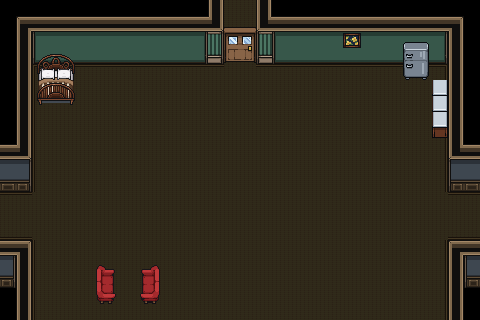

Tiled map render using the project's own tile images. Description and the whole map definition, tile-layer contents included, below:
An orthogonal 30x20 tile map with 16x16 px tiles, 3 tile layers (sol, mures, Objets).

<map version="1.10" tiledversion="1.12.2" orientation="orthogonal" renderorder="right-down" width="30" height="20" tilewidth="16" tileheight="16" infinite="0" nextlayerid="8" nextobjectid="1">
 <tileset firstgid="1" source="jeudetuie.tsx" />
 <layer id="6" name="sol" width="30" height="20">
  <data encoding="csv">
0,0,0,0,0,0,0,0,0,0,0,0,0,0,730,730,0,0,0,0,0,0,0,0,0,0,0,0,0,0,
0,0,0,0,0,0,0,0,0,0,0,0,0,0,730,730,0,0,0,0,0,0,0,0,0,0,0,0,0,0,
0,0,0,0,0,0,0,0,0,0,0,0,0,0,730,730,0,0,0,0,0,0,0,0,0,0,0,0,0,0,
0,0,0,0,0,0,0,0,0,0,0,0,0,0,730,730,0,0,0,0,0,0,0,0,0,0,0,0,0,0,
0,0,676,677,677,677,677,677,677,677,677,677,677,677,730,730,677,677,677,677,677,677,677,677,677,677,677,678,0,0,
0,0,729,730,730,730,730,730,730,730,730,730,730,730,730,730,730,730,730,730,730,730,730,730,730,730,730,731,0,0,
0,0,729,730,730,730,730,730,730,730,730,730,730,730,730,730,730,730,730,730,730,730,730,730,730,730,730,731,0,0,
0,0,729,730,730,730,730,730,730,730,730,730,730,730,730,730,730,730,730,730,730,730,730,730,730,730,730,731,0,0,
0,0,729,730,730,730,730,730,730,730,730,730,730,730,730,730,730,730,730,730,730,730,730,730,730,730,730,731,0,0,
0,0,729,730,730,730,730,730,730,730,730,730,730,730,730,730,730,730,730,730,730,730,730,730,730,730,730,731,0,0,
0,0,729,730,730,730,730,730,730,730,730,730,730,730,730,730,730,730,730,730,730,730,730,730,730,730,730,731,0,0,
0,784,729,730,730,730,730,730,730,730,730,730,730,730,730,730,730,730,730,730,730,730,730,730,730,730,730,731,0,0,
677,677,730,730,730,730,730,730,730,730,730,730,730,730,730,730,730,730,730,730,730,730,730,730,730,730,730,730,677,677,
730,730,730,730,730,730,730,730,730,730,730,730,730,730,730,730,730,730,730,730,730,730,730,730,730,730,730,730,730,730,
783,783,730,730,730,730,730,730,730,730,730,730,730,730,730,730,730,730,730,730,730,730,730,730,730,730,730,730,783,783,
0,0,729,730,730,730,730,730,730,730,730,730,730,730,730,730,730,730,730,730,730,730,730,730,730,730,730,731,0,0,
0,0,729,730,730,730,730,730,730,730,730,730,730,730,730,730,730,730,730,730,730,730,730,730,730,730,730,731,0,0,
0,0,729,730,730,730,730,730,730,730,730,730,730,730,730,730,730,730,730,730,730,730,730,730,730,730,730,731,0,0,
0,0,729,730,730,730,730,730,730,730,730,730,730,730,730,730,730,730,730,730,730,730,730,730,730,730,730,731,730,0,
0,0,729,730,730,730,730,730,730,730,730,730,730,730,730,730,730,730,730,730,730,730,730,730,730,730,730,731,0,0
</data>
 </layer>
 <layer id="5" name="mures" width="30" height="20">
  <data encoding="csv">
0,0,0,0,0,0,0,0,0,0,0,0,0,303,0,0,303,0,0,0,0,0,0,0,0,0,0,0,0,0,
0,251,465,465,465,465,465,465,465,465,465,465,465,305,87,88,304,465,465,465,465,465,465,465,465,465,465,465,252,0,
0,303,517,518,518,518,518,518,518,518,518,518,520,139,140,141,142,517,518,518,518,518,518,518,518,518,518,520,303,0,
0,303,570,571,571,571,571,571,571,571,571,571,573,192,193,194,195,570,571,571,571,571,571,571,571,571,571,573,303,0,
0,303,0,0,0,0,0,0,0,0,0,0,0,0,0,0,0,0,0,0,0,0,0,0,0,0,0,0,303,0,
0,303,0,0,0,0,0,0,0,0,0,0,0,0,0,0,0,0,0,0,0,0,0,0,0,0,0,0,303,0,
0,303,0,0,0,0,0,0,0,0,0,0,0,0,0,0,0,0,0,0,0,0,0,0,0,0,0,0,303,0,
0,303,0,0,0,0,0,0,0,0,0,0,0,0,0,0,0,0,0,0,0,0,0,0,0,0,0,0,303,0,
0,303,0,0,0,0,0,0,0,0,0,0,0,0,0,0,0,0,0,0,0,0,0,0,0,0,0,0,303,0,
465,305,0,0,0,0,0,0,0,0,0,0,0,0,0,0,0,0,0,0,0,0,0,0,0,0,0,0,304,465,
526,527,0,0,0,0,0,0,0,0,0,0,0,0,0,0,0,0,0,0,0,0,0,0,0,0,0,0,524,525,
579,580,0,0,0,0,0,0,0,0,0,0,0,0,0,0,0,0,0,0,0,0,0,0,0,0,0,0,577,578,
0,0,0,0,0,0,0,0,0,0,0,0,0,0,0,0,0,0,0,0,0,0,0,0,0,0,0,0,0,0,
0,0,0,0,0,0,0,0,0,0,0,0,0,0,0,0,0,0,0,0,0,0,0,0,0,0,0,0,0,0,
0,0,0,0,0,0,0,0,0,0,0,0,0,0,0,0,0,0,0,0,0,0,0,0,0,0,0,0,0,0,
466,252,0,0,0,0,0,0,0,0,0,0,0,0,0,0,0,0,0,0,0,0,0,0,0,0,0,0,251,465,
527,303,0,0,0,0,0,0,0,0,0,0,0,0,0,0,0,0,0,0,0,0,0,0,0,0,0,0,303,524,
580,303,0,0,0,0,0,0,0,0,0,0,0,0,0,0,0,0,0,0,0,0,0,0,0,0,0,0,303,577,
0,303,0,0,0,0,0,0,0,0,0,0,0,0,0,0,0,0,0,0,0,0,0,0,0,0,0,0,303,0,
0,303,0,0,0,0,0,0,0,0,0,0,0,0,0,0,0,0,0,0,0,0,0,0,0,0,0,0,303,0
</data>
 </layer>
 <layer id="7" name="Objets" width="30" height="20">
  <data encoding="csv">
0,0,0,0,0,0,0,0,0,0,0,0,0,0,0,0,0,0,0,0,0,0,0,0,0,0,0,0,0,0,
0,0,0,0,0,0,0,0,0,0,0,0,0,0,0,0,0,0,0,0,0,0,0,0,0,0,0,0,0,0,
0,0,0,0,0,0,0,0,0,0,0,0,0,0,0,0,0,0,0,0,0,66,67,0,0,113,114,0,0,0,
0,0,385,386,387,0,0,0,0,0,0,0,0,0,0,0,0,0,0,0,0,0,0,0,0,166,167,0,0,0,
0,0,438,439,440,0,0,0,0,0,0,0,0,0,0,0,0,0,0,0,0,0,0,0,0,219,220,0,0,0,
0,0,491,492,493,0,0,0,0,0,0,0,0,0,0,0,0,0,0,0,0,0,0,0,0,0,0,382,0,0,
0,0,544,545,546,0,0,0,0,0,0,0,0,0,0,0,0,0,0,0,0,0,0,0,0,0,0,382,0,0,
0,0,0,0,0,0,0,0,0,0,0,0,0,0,0,0,0,0,0,0,0,0,0,0,0,0,0,382,0,0,
0,0,0,0,0,0,0,0,0,0,0,0,0,0,0,0,0,0,0,0,0,0,0,0,0,0,0,435,0,0,
0,0,0,0,0,0,0,0,0,0,0,0,0,0,0,0,0,0,0,0,0,0,0,0,0,0,0,0,0,0,
0,0,0,0,0,0,0,0,0,0,0,0,0,0,0,0,0,0,0,0,0,0,0,0,0,0,0,0,0,0,
0,0,0,0,0,0,0,0,0,0,0,0,0,0,0,0,0,0,0,0,0,0,0,0,0,0,0,0,0,0,
0,0,0,0,0,0,0,0,0,0,0,0,0,0,0,0,0,0,0,0,0,0,0,0,0,0,0,0,0,0,
0,0,0,0,0,0,0,0,0,0,0,0,0,0,0,0,0,0,0,0,0,0,0,0,0,0,0,0,0,0,
0,0,0,0,0,0,0,0,0,0,0,0,0,0,0,0,0,0,0,0,0,0,0,0,0,0,0,0,0,0,
0,0,0,0,0,0,0,0,0,0,0,0,0,0,0,0,0,0,0,0,0,0,0,0,0,0,0,0,0,0,
0,0,0,0,0,0,603,604,605,606,0,0,0,0,0,0,0,0,0,0,0,0,0,0,0,0,0,0,0,0,
0,0,0,0,0,0,656,657,658,659,0,0,0,0,0,0,0,0,0,0,0,0,0,0,0,0,0,0,0,0,
0,0,0,0,0,0,709,710,711,712,0,0,0,0,0,0,0,0,0,0,0,0,0,0,0,0,0,0,0,0,
0,0,0,0,0,0,0,0,0,0,0,0,0,0,0,0,0,0,0,0,0,0,0,0,0,0,0,0,0,0
</data>
 </layer>
</map>
